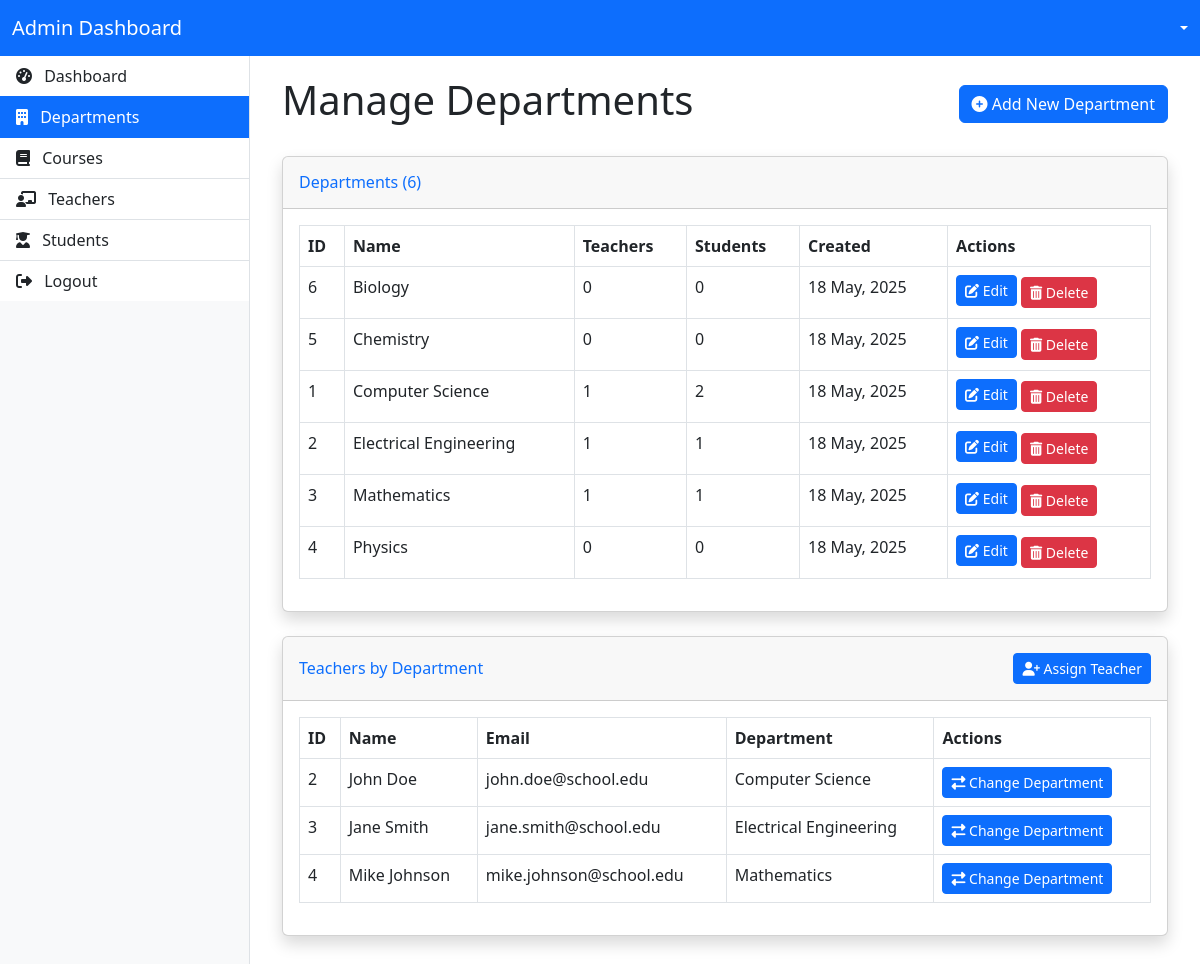
The app's page /admin/departments.php (signed in) with its own data.
### tables this page shows
CREATE TABLE IF NOT EXISTS departments (
    id INT AUTO_INCREMENT PRIMARY KEY,
    name VARCHAR(100) NOT NULL,
    created_at TIMESTAMP DEFAULT CURRENT_TIMESTAMP
);

CREATE TABLE IF NOT EXISTS users (
    id INT AUTO_INCREMENT PRIMARY KEY,
    full_name VARCHAR(100) NOT NULL,
    email VARCHAR(100) NOT NULL UNIQUE,
    password VARCHAR(255) NOT NULL,
    user_type_id INT NOT NULL,
    department_id INT,
    age INT,
    profile_picture VARCHAR(255) DEFAULT 'default.jpg',
    created_at TIMESTAMP DEFAULT CURRENT_TIMESTAMP,
    FOREIGN KEY (user_type_id) REFERENCES user_types(id),
    FOREIGN KEY (department_id) REFERENCES departments(id)
);

### classes/Database.php (called while the page is built, shortened)
<?php
class Database {
    private $host = "localhost";
    private $username = "root";
    private $password = "";
    private $database = "school_dashboard";
    private $conn;
    public function __construct() {
        $this->conn = new mysqli($this->host, $this->username, $this->password, $this->database);
    }
    public function query($sql) {
        return $this->conn->query($sql);
    }
    public function prepare($sql) {
        return $this->conn->prepare($sql);
    }
}
?>

### classes/Department.php (called while the page is built, shortened)
<?php
require_once 'Database.php';
class Department {
    private $db;
    public function __construct() {
        $this->db = new Database();
    }
    public function getAllDepartments() {
        $sql = "SELECT * FROM departments ORDER BY name";
        $result = $this->db->query($sql);
        $departments = [];
        while ($row = $result->fetch_assoc()) {
            $departments[] = $row;
        }
        return $departments;
    }
}
?>

### classes/User.php (called while the page is built, shortened)
<?php
require_once 'Database.php';
class User {
    private $db;
    public function __construct() {
        $this->db = new Database();
    }
    public function getUsersByType($user_type_id) {
        $sql = "SELECT u.*, d.name as department_name
                FROM users u
                LEFT JOIN departments d ON u.department_id = d.id
                WHERE u.user_type_id = ?";
        $stmt = $this->db->prepare($sql);
        $stmt->bind_param("i", $user_type_id);
        $stmt->execute();
        $result = $stmt->get_result();
        $users = [];
        while ($row = $result->fetch_assoc()) {
            $users[] = $row;
        }
        return $users;
    }
    public function getUsersByTypeAndDepartment($user_type_id, $department_id) {
        $sql = "SELECT u.*, d.name as department_name
                FROM users u
                LEFT JOIN departments d ON u.department_id = d.id
                WHERE u.user_type_id = ? AND u.department_id = ?";
        $stmt = $this->db->prepare($sql);
        $stmt->bind_param("ii", $user_type_id, $department_id);
        $stmt->execute();
        $result = $stmt->get_result();
        $users = [];
        while ($row = $result->fetch_assoc()) {
            $users[] = $row;
        }
        return $users;
    }
}
?>

### classes/Utility.php (called while the page is built, shortened)
<?php
class Utility {
    public static function formatDate($date, $format = 'd M, Y') {
        return date($format, strtotime($date));
    }
}
?>

### admin/departments.php (the view, shortened to what this page needs)
<?php
require_once '../classes/User.php';
require_once '../classes/Department.php';
require_once '../classes/Utility.php';
$user = new User();
$department = new Department();
$departments = $department->getAllDepartments();
$teachers = $user->getUsersByType(2);
?>
<!DOCTYPE html>
<html lang="en">
<head>
    <link href="https://cdn.jsdelivr.net/npm/bootstrap@5.3.0-alpha1/dist/css/bootstrap.min.css" rel="stylesheet">
    <link rel="stylesheet" href="https://cdnjs.cloudflare.com/ajax/libs/font-awesome/6.4.0/css/all.min.css">
</head>
<body>
    <nav class="navbar navbar-expand-lg navbar-dark bg-primary">
        <div class="container-fluid">
            <a class="navbar-brand" href="dashboard.php">Admin Dashboard</a>
            <div class="ms-auto">
                <div class="dropdown">
                    <a class="text-white dropdown-toggle" href="#" role="button" id="dropdownMenuLink" data-bs-toggle="dropdown" aria-expanded="false">
                    </a>
                </div>
            </div>
        </div>
    </nav>
    <div class="layout-container">
        <div class="sidebar">
            <div class="list-group list-group-flush">
                <a href="dashboard.php" class="list-group-item list-group-item-action">
                    <i class="fas fa-tachometer-alt me-2"></i> Dashboard
                </a>
                <a href="departments.php" class="list-group-item list-group-item-action active">
                    <i class="fas fa-building me-2"></i> Departments
                </a>
                <a href="courses.php" class="list-group-item list-group-item-action">
                    <i class="fas fa-book me-2"></i> Courses
                </a>
                <a href="teachers.php" class="list-group-item list-group-item-action">
                    <i class="fas fa-chalkboard-teacher me-2"></i> Teachers
                </a>
                <a href="students.php" class="list-group-item list-group-item-action">
                    <i class="fas fa-user-graduate me-2"></i> Students
                </a>
                <a href="../logout.php" class="list-group-item list-group-item-action">
                    <i class="fas fa-sign-out-alt me-2"></i> Logout
                </a>
            </div>
        </div>
        <div class="content">
            <div class="container-fluid">
                <div class="d-flex justify-content-between align-items-center mb-4">
                    <h1>Manage Departments</h1>
                    <button type="button" class="btn btn-primary" data-bs-toggle="modal" data-bs-target="#addDepartmentModal">
                        <i class="fas fa-plus-circle"></i> Add New Department
                    </button>
                </div>
                <div class="card shadow mb-4">
                    <div class="card-header py-3">
                        <h6 class="m-0 font-weight-bold text-primary">Departments (<?php echo count($departments); ?>)</h6>
                    </div>
                    <div class="card-body">
                        <?php if (empty($departments)): ?>
                            <div class="alert alert-info">
                                <p>No departments found.</p>
                            </div>
                        <?php else: ?>
                            <div class="table-responsive">
                                <table class="table table-bordered" width="100%" cellspacing="0">
                                    <thead>
                                        <tr>
                                            <th>ID</th>
                                            <th>Name</th>
                                            <th>Teachers</th>
                                            <th>Students</th>
                                            <th>Created</th>
                                            <th>Actions</th>
                                        </tr>
                                    </thead>
                                    <tbody>
                                        <?php foreach ($departments as $dept):
                                            $teachersCount = count($user->getUsersByTypeAndDepartment(2, $dept['id']));
                                            $studentsCount = count($user->getUsersByTypeAndDepartment(3, $dept['id']));
                                        ?>
                                            <tr>
                                                <td><?php echo $dept['id']; ?></td>
                                                <td><?php echo $dept['name']; ?></td>
                                                <td><?php echo $teachersCount; ?></td>
                                                <td><?php echo $studentsCount; ?></td>
                                                <td><?php echo Utility::formatDate($dept['created_at']); ?></td>
                                                <td>
                                                    <button type="button" class="btn btn-sm btn-primary mb-1 edit-department"
                                                            data-id="<?php echo $dept['id']; ?>"
                                                            data-name="<?php echo $dept['name']; ?>"
                                                            data-bs-toggle="modal" data-bs-target="#editDepartmentModal">
                                                        <i class="fas fa-edit"></i> Edit
                                                    </button>
                                                    <form method="POST" action="" style="display:inline;">
                                                        <button type="submit" name="delete_department" class="btn btn-sm btn-danger"
                                                                onclick="return confirm('Are you sure you want to delete this department? This action cannot be undone.');">
                                                            <i class="fas fa-trash-alt"></i> Delete
                                                        </button>
                                                    </form>
                                                </td>
                                            </tr>
                                        <?php endforeach; ?>
                                    </tbody>
                                </table>
                            </div>
                        <?php endif; ?>
                    </div>
                </div>
                <div class="card shadow mb-4">
                    <div class="card-header py-3 d-flex justify-content-between align-items-center">
                        <h6 class="m-0 font-weight-bold text-primary">Teachers by Department</h6>
                        <button type="button" class="btn btn-sm btn-primary" data-bs-toggle="modal" data-bs-target="#assignTeacherModal">
                            <i class="fas fa-user-plus"></i> Assign Teacher
                        </button>
                    </div>
                    <div class="card-body">
                        <?php if (empty($teachers)): ?>
                            <div class="alert alert-info">
                                <p>No teachers found.</p>
                            </div>
                        <?php else: ?>
                            <div class="table-responsive">
                                <table class="table table-bordered" width="100%" cellspacing="0">
                                    <thead>
                                        <tr>
                                            <th>ID</th>
                                            <th>Name</th>
                                            <th>Email</th>
                                            <th>Department</th>
                                            <th>Actions</th>
                                        </tr>
                                    </thead>
                                    <tbody>
                                        <?php foreach ($teachers as $teacher): ?>
                                            <tr>
                                                <td><?php echo $teacher['id']; ?></td>
                                                <td><?php echo $teacher['full_name']; ?></td>
                                                <td><?php echo $teacher['email']; ?></td>
                                                <td><?php echo $teacher['department_name']; ?></td>
                                                <td>
                                                    <button type="button" class="btn btn-sm btn-primary assign-teacher"
                                                            data-id="<?php echo $teacher['id']; ?>"
                                                            data-name="<?php echo $teacher['full_name']; ?>"
                                                            data-department="<?php echo $teacher['department_id']; ?>"
                                                            data-bs-toggle="modal" data-bs-target="#assignTeacherModal">
                                                        <i class="fas fa-exchange-alt"></i> Change Department
                                                    </button>
                                                </td>
                                            </tr>
                                        <?php endforeach; ?>
                                    </tbody>
                                </table>
                            </div>
                        <?php endif; ?>
                    </div>
                </div>
            </div>
        </div>
    </div>
</body>
</html>

### admin/departments.php (style rules this page uses)
.layout-container { display: table; width: 100%; height: calc(100vh - 56px); }
.sidebar { display: table-cell; width: 250px; background-color: #f8f9fa; vertical-align: top; border-right: 1px solid #dee2e6; }
.content { display: table-cell; vertical-align: top; padding: 20px; }
.list-group-item { border-radius: 0; border-left: none; border-right: none; }

### records on screen
departments: id "6", name "Biology", teachersCount "0", studentsCount "0", created_at "18 May, 2025"
departments: id "5", name "Chemistry", teachersCount "0", studentsCount "0", created_at "18 May, 2025"
departments: id "1", name "Computer Science", teachersCount "1", studentsCount "2", created_at "18 May, 2025"
departments: id "2", name "Electrical Engineering", teachersCount "1", studentsCount "1", created_at "18 May, 2025"
departments: id "3", name "Mathematics", teachersCount "1", studentsCount "1", created_at "18 May, 2025"
departments: id "4", name "Physics", teachersCount "0", studentsCount "0", created_at "18 May, 2025"
users: id "2", full_name "John Doe", email "john.doe@school.edu", department.name "Computer Science"
users: id "3", full_name "Jane Smith", email "jane.smith@school.edu", department.name "Electrical Engineering"
users: id "4", full_name "Mike Johnson", email "mike.johnson@school.edu", department.name "Mathematics"

### other values on screen
count($departments) "6"
